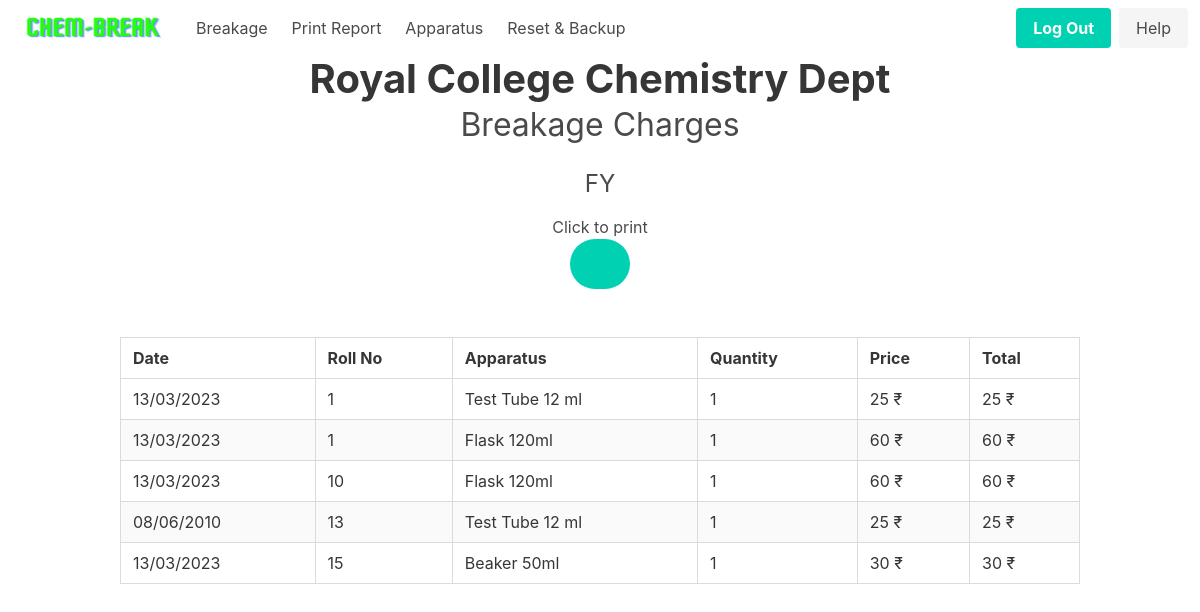
Page /test/home/records/fy (signed in) on the earlier database version.
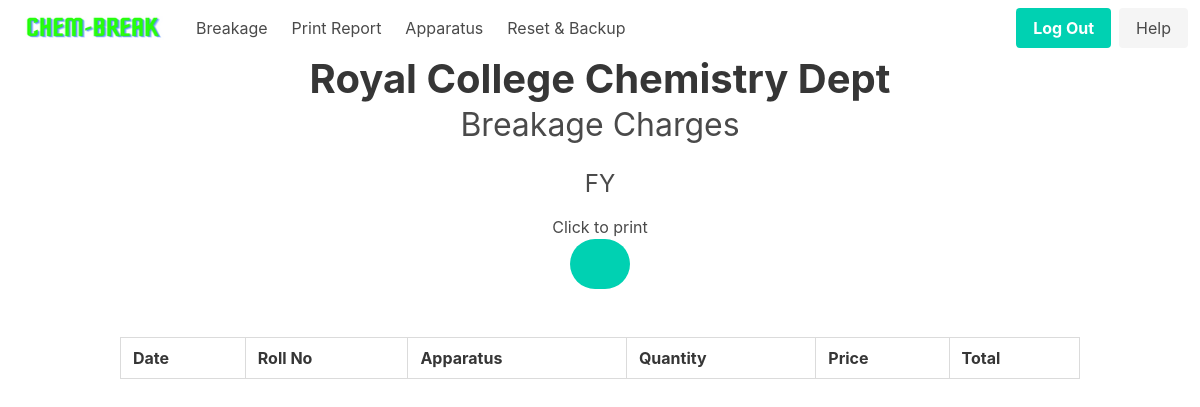
Same page on the later database version.
### app/models.py (models this page shows, shortened)
class Student(db.Model):
    __tablename__ = "student"
    id = db.Column(db.Integer, primary_key=True)
    unique_id = db.Column(db.String(100), unique=True, nullable=False)
    roll_no = db.Column(db.String(10), nullable=False)
    class_ = db.Column(db.String(10), nullable=False)
    section = db.Column(db.String(10), nullable=False, default="Chemistry")
    total_amount = db.relationship('Bank', backref='student', lazy=True)

### app/routes.py (the view)
@main.route("/test/home/records/<string:class_name>")
@login_required
def test_class_records(class_name):
    valid_classes = ['fy', 'sy', 'ty']
    if class_name.lower() not in valid_classes:
        abort(404)
    class_students = Student.query.filter_by(class_=class_name.lower()).all()
    view_records = []
    for student in class_students:
        breakages = Breakage.query.join(Apparatus).filter(
            and_(Breakage.student_unique_id == student.unique_id)).all()
        for breakage in breakages:
            view_record = ViewRecord(
                date=breakage.date.strftime('%d/%m/%Y'),
                roll_no=student.roll_no,
                class_=student.class_,
                section=student.section,
                apparatus=breakage.apparatus.name + " " + breakage.apparatus.size,
                quantity=breakage.quantity,
                price=breakage.apparatus.price,
                total_ammount=breakage.quantity * breakage.apparatus.price
            )
            view_records.append(view_record)
    sorted_records = sorted(view_records, key=lambda x: x.roll_no)
    return render_template('class_records.html', records=sorted_records, class_name=class_name.upper())

### app/__init__.py (called while the page is built)
def create_app(config=None):
    app = Flask(__name__)
    if config:
        app.config.from_object(config)
    db.init_app(app)
    login_manager = LoginManager()
    login_manager.login_view = 'auth.login'
    login_manager.init_app(app)
    with app.app_context():
        from app.models import User, Breakage, Student, Apparatus, Record, Bank
        db.create_all()
    migrate.init_app(app, db)
    from app.models import User
    @login_manager.user_loader
    def load_user(user_id):
        return User.query.get(int(user_id))
    from .auth import auth as auth_blueprint
    app.register_blueprint(auth_blueprint)
    from .routes import main as main_blueprint
    app.register_blueprint(main_blueprint)
    return app

### app/templates/class_records.html (shortened to what this page needs)
{% extends 'nav_base.html' %}
{% block content %}
<div class="container">
    <div class="columns is-vcentered is-center">
        <div class="column">
            <h1 class="title is-2 has-text-centered has-text-weight-bold">Royal College Chemistry Dept</h1>
            <h2 class="subtitle is-3 has-text-centered">Breakage Charges</h2>
            <h3 class="subtitle is-4 has-text-centered">{{ class_name }}</h3>
        </div>
    </div>
</div>
<div class="has-text-centered no-print mt-4">
    <h2>Click to print</h2>
    <a class="button is-primary is-medium is-rounded is-fixed-bottom-right" href="#"
        onclick="window.print(); return false;">
        <span class="icon">
            <i class="fas fa-print"></i>
        </span>
    </a>
</div>
<div class="container mt-6">
    <table class="table is-bordered is-striped is-hoverable is-fullwidth">
        <thead>
            <tr>
                <th>Date</th>
                <th>Roll No</th>
                <th>Apparatus</th>
                <th>Quantity</th>
                <th>Price</th>
                <th>Total</th>
            </tr>
        </thead>
        <tbody>
            {% for record in records %}
            <tr>
                <td>{{ record.date }}</td>
                <td>{{ record.roll_no }}</td>
                <td>{{ record.apparatus }}</td>
                <td>{{ record.quantity }}</td>
                <td>{{ record.price }} ₹</td>
                <td>{{ record.total_ammount }} ₹</td>
            </tr>
            {% endfor %}
        </tbody>
    </table>
</div>
{% endblock %}

Differences in the rows shown:
no longer on this page (row edited): Student: date "13/03/2023", roll_no "1", apparatus "Test Tube 12 ml", quantity "1", price "25", total_ammount "25", apparatus "Flask 120ml", price "60", total_ammount "60"
no longer on this page (row edited): Student: date "13/03/2023", roll_no "10", apparatus "Flask 120ml", quantity "1", price "60", total_ammount "60"
removed Student: date "08/06/2010", roll_no "13", apparatus "Test Tube 12 ml", quantity "1", price "25", total_ammount "25"
no longer on this page (row edited): Student: date "13/03/2023", roll_no "15", apparatus "Beaker 50ml", quantity "1", price "30", total_ammount "30"
